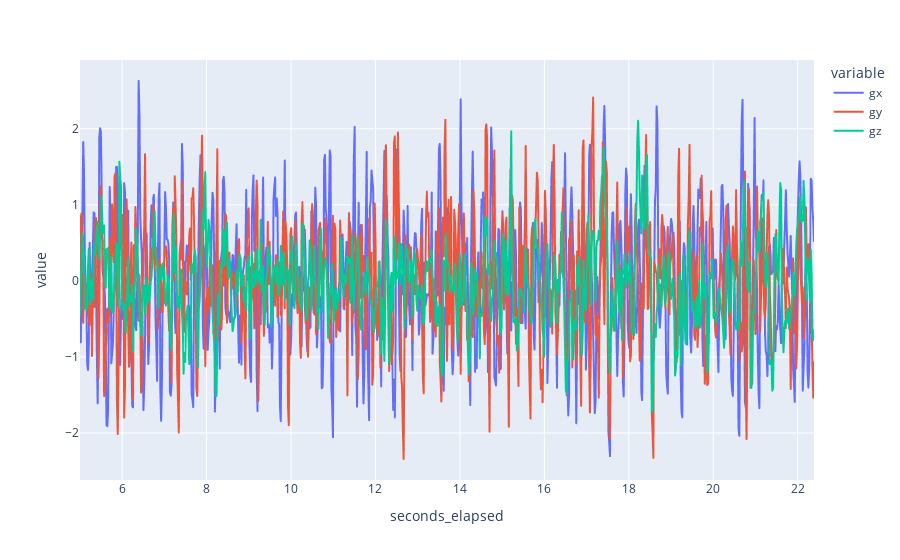

Notebook code cell kept with this figure:
### Code cell
df_cut = df[(df["seconds_elapsed"] > 5) & (df["seconds_elapsed"] < (df["seconds_elapsed"].max() - 5))]
fig = px.line(df_cut, x="seconds_elapsed", y=["gx", "gy", "gz"])
fig.show()

### Figure 1 — Plotly figure (JSON) as saved in the notebook; plotly's stock layout.template omitted (floating-point values rounded to 4 significant figures; data arrays with more than 128 entries replaced by an {"elided": "..."} marker saying what was removed)
{"data": [{"hovertemplate": "variable=gx<br>seconds_elapsed=%{x}<br>value=%{y}<extra></extra>", "legendgroup": "gx", "line": {"color": "#636efa", "dash": "solid"}, "marker": {"symbol": "circle"}, "mode": "lines", "name": "gx", "showlegend": true, "type": "scattergl", "x": {"elided": "915 float values"}, "xaxis": "x", "y": {"elided": "915 float values"}, "yaxis": "y"}, {"hovertemplate": "variable=gy<br>seconds_elapsed=%{x}<br>value=%{y}<extra></extra>", "legendgroup": "gy", "line": {"color": "#EF553B", "dash": "solid"}, "marker": {"symbol": "circle"}, "mode": "lines", "name": "gy", "showlegend": true, "type": "scattergl", "x": {"elided": "915 float values"}, "xaxis": "x", "y": {"elided": "915 float values"}, "yaxis": "y"}, {"hovertemplate": "variable=gz<br>seconds_elapsed=%{x}<br>value=%{y}<extra></extra>", "legendgroup": "gz", "line": {"color": "#00cc96", "dash": "solid"}, "marker": {"symbol": "circle"}, "mode": "lines", "name": "gz", "showlegend": true, "type": "scattergl", "x": {"elided": "915 float values"}, "xaxis": "x", "y": {"elided": "915 float values"}, "yaxis": "y"}], "layout": {"legend": {"title": {"text": "variable"}, "tracegroupgap": 0}, "margin": {"t": 60}, "xaxis": {"anchor": "y", "domain": [0, 1], "title": {"text": "seconds_elapsed"}}, "yaxis": {"anchor": "x", "domain": [0, 1], "title": {"text": "value"}}}}
